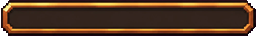
#> input picture mods/base/source/ui/kit/bar.png, 256 x 36 px
$ python outline.py kit/bar.png out.png
#> lines starting #> are read from the running program, lines starting #| are printed output that depends on the picture; after the words box and inside, x2 and y2 are one past the last pixel; in counts of white or black regions, pixels touching at a corner belong together
#> in main, src is the input picture: shape (36, 256, 4); mean R, G, B, A 82.4, 51.8, 30.7, 249.4
### mods/base/source/ui/sheet.py
"""Any generated sheet of UI parts (`notes/STYLE.md`): parts in rows, a stack of parts in one place
written with `/`, each part cut out with its background and the background's tint pulled out of its
edges, then shrunk as drawn, every part of the sheet at one scale (set by one part's size in GUI
pixels), so their sizes stay as drawn relative to each other.

    python mods/base/source/ui/sheet.py sheet.png out/ \\
        --names "track,fill,knob,knob_hover" --ref track=96 --border track=4,fill=3 [--smooth 2]

`--names`: rows separated by `;`, parts in a row by `,`, a stack of parts in one place by `/`.
`--border`: parts that stretch (nine-slice) and their border in GUI pixels; the rest are pictures.
The background is read from the corner (magenta or green); only colors near it are taken out, so a
green check mark on a green sheet stays.
"""
import argparse
import os

import numpy as np
from PIL import Image

import extract as ex


def background(src):
    """The sheet's background: its corner color, and colors close to it (and, on magenta, the
    magenta-tinted edges; no colors of the style look like that)."""
    rgb = src[..., :3].astype(float)
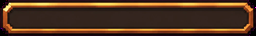
#> rgb: shape (36, 256, 3) float64; mean R, G, B 82.4, 51.8, 30.7
    key = np.median(rgb[:8, :8].reshape(-1, 3), 0)
#> key = [0, 0, 0]
    bg = (src[..., 3] < 128) | (np.abs(rgb - key).sum(-1) < 90)
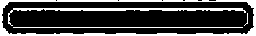
#> bg: shape (36, 256) bool; 24.9% white; 4 white regions (1 under 20 px), largest, box (x1, y1, x2, y2) and area: (0, 0, 256, 36) 1412, (8, 8, 246, 26) 643, (13, 27, 243, 28) 230
    r, g, b = rgb[..., 0], rgb[..., 1], rgb[..., 2]
    if key[0] > 180 and key[2] > 180 and key[1] < 90:
        bg |= (r - g > 50) & (b - g > 50) & (np.abs(r - b) < 70)
    return bg


# [69 lines left out: functions parts, main, not called in this run]


# [2 lines that do not run on import are left out]

### mods/base/source/ui/outline.py
"""Item outlines in each part's own color (Minecraft's way, a "selective outline"): image models
draw one saturated red-brown line round every item; this finds that line and recolors each of its
pixels a darker shade of the part it borders (dark red round an apple, blue-grey round iron, teal
round diamond, dark brown round wood). Works on a whole generated sheet or on one icon.

    python mods/base/source/ui/outline.py sheet.png out.png

`red_line(rgb, keep)` finds the outline (dark, saturated, red to orange-brown); `own_color(rgb,
keep)` recolors it; `share(rgb, keep)` is how much of an item's edge is still that red line (the
checker's test).
"""
import colorsys
import sys

import numpy as np
from PIL import Image
try:
    from scipy import ndimage
except ImportError:  # scipy isn't installed everywhere (the Mac's python has none): share() works without it
    ndimage = None


def hsv(rgb):
    rgb = np.asarray(rgb, float) / 255
    mx, mn = rgb.max(-1), rgb.min(-1)
    d = mx - mn + 1e-9
    r, g, b = rgb[..., 0], rgb[..., 1], rgb[..., 2]
    h = np.where(mx == r, ((g - b) / d) % 6, np.where(mx == g, (b - r) / d + 2, (r - g) / d + 4)) * 60
    return h, np.where(mx > 0, d / np.maximum(mx, 1e-9), 0), mx


def red_line(rgb, keep):
    """The model's outline: dark, saturated, from red to orange-brown."""
    h, s, v = hsv(rgb)
    return keep & (v < 0.36) & (s > 0.5) & ((h > 340) | (h < 32))
#> returned value: shape (36, 256) bool; 6% white in thin lines or dots


def own_color(rgb, keep, dark=0.38):
    """Each outline pixel the color of the nearest part it borders, at `dark` of its brightness
    and a little more saturated."""
    line = red_line(rgb, keep)
    inner = keep & ~line
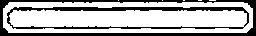
#> inner: shape (36, 256) bool; 69% white; 2 black regions, box (x1, y1, x2, y2) and area: (0, 0, 256, 36) 1566, (7, 7, 249, 29) 1289
    out = np.array(rgb, float)
    if not inner.any() or not line.any():
        return out
    _, (iy, ix) = ndimage.distance_transform_edt(~inner, return_indices=True)
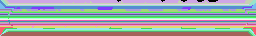
#> iy: shape (36, 256) int32; 32 distinct labels, from 0 to 32; one colour per label, 0 black
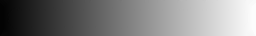
#> ix: shape (36, 256) int32; min 3, max 252, mean 127.5
    near = out[iy, ix]
    h, s, v = hsv(near)
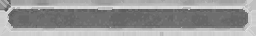
#> s: shape (36, 256) float64; min 0.302, max 0.898, mean 0.595
    ys, xs = np.where(line)
#> ys = 556 values from 0 to 33; xs = 556 values, max 253 at index 217, min 2 at index 231, mean 129.6
    for y, x in zip(ys, xs):
        r, g, b = colorsys.hsv_to_rgb(h[y, x] / 360, min(1, s[y, x] * 1.1 + 0.12), v[y, x] * dark)
        out[y, x] = (r * 255, g * 255, b * 255)
#> this loop made 556 passes
#> (y, x, r, g, b) on passes 1 to 3: (0, 56, 0.14, 0.0883, 0.0249), (2, 62, 0.139, 0.0737, 0.0203), (2, 63, 0.38, 0.227, 0.0393)
    return out


def share(rgb, keep):
    """How much of the items' outer edge (a band a few pixels deep) is the red outline."""
    k = max(2, 0.01 * max(keep.shape))
#> k = 2.56
    if ndimage is not None:
        band = keep & (ndimage.distance_transform_edt(keep) <= k)
#> band: shape (36, 256) bool; 34.9% white in thin lines or dots
    else:  # the same band by erosion: a pixel deeper than k from the background is in no k-step cross
        inner = keep.copy()
        for _ in range(int(k)):
            p = np.pad(inner, 1)
            inner = inner & p[:-2, 1:-1] & p[2:, 1:-1] & p[1:-1, :-2] & p[1:-1, 2:]
        band = keep & ~inner
    return float(red_line(rgb, keep)[band].mean()) if band.any() else 0.0
#> in red_line (call 3), `return keep & (v < 0.36) & (s > 0.5) & ((h > 340) | (h < 32))`:
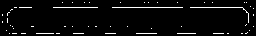
#> returned value: shape (36, 256) bool; 4% white in thin lines or dots, all inside (x1, y1, x2, y2) = (2, 2, 254, 34)


def main():
    sys.path.insert(0, __file__.rsplit("/", 1)[0])
    import sheet as sheets
    src = np.array(Image.open(sys.argv[1]).convert("RGBA"))
    keep = ~sheets.background(src)
    out = src.copy()
    out[..., :3] = own_color(src[..., :3], keep).clip(0, 255).astype(np.uint8)
    Image.fromarray(out).save(sys.argv[2])
    print(f"red outline on the edge: {share(src[..., :3], keep):.0%} before, "
          f"{share(out[..., :3], keep):.0%} after")
#| red outline on the edge: 17% before, 12% after


if __name__ == "__main__":
    main()

$ run again, on mods/base/source/ui/kit/dropdown_list.png
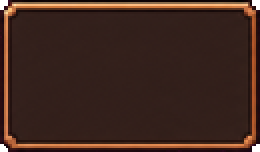
#> input picture mods/base/source/ui/kit/dropdown_list.png, 130 x 76 px (shown 2 times larger)
#> in main, src is the input picture: shape (76, 130, 4); mean R, G, B, A 62.6, 38, 29.7, 253.5
#> key = [83, 23.5, 28.5]
#> bg: shape (76, 130) bool; 88.6% white; 15 black regions (12 under 20 px), largest, box (x1, y1, x2, y2) and area: (1, 0, 128, 74) 1032, (54, 5, 89, 6) 35, (23, 5, 49, 6) 26
#> inner: shape (76, 130) bool; 9.3% white in thin lines or dots
#> iy: shape (76, 130) int32; 74 distinct labels, from 1 to 75
#> ys = 208 values from 0 to 75; xs = 208 values, max 129 at index 198, min 2 at index 202, mean 64.64
#> the loop in own_color, `for y, x in zip(ys, xs):` made 208 passes
#> (r, g, b) on passes 1 to 3: (0.21, 0.135, 0.08), (0.216, 0.148, 0.0885), (0.216, 0.155, 0.0869)
#> in share, `band = keep & (ndimage.distance_transform_edt(keep) <= k)`:
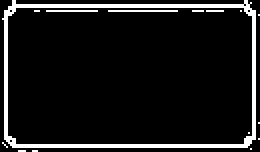
#> band: shape (76, 130) bool (shown 2 times larger); 9.1% white in thin lines or dots
#| red outline on the edge: 11% before, 10% after
